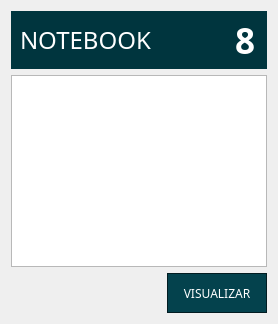
            <widget class="QWidget" name="pageNotebook">
             <layout class="QVBoxLayout" name="verticalLayout_5">
              <item>
               <widget class="QFrame" name="frame_7">
                <property name="sizePolicy">
                 <sizepolicy hsizetype="Preferred" vsizetype="Fixed">
                  <horstretch>1</horstretch>
                  <verstretch>1</verstretch>
                 </sizepolicy>
                </property>
                <property name="minimumSize">
                 <size>
                  <width>0</width>
                  <height>58</height>
                 </size>
                </property>
                <property name="maximumSize">
                 <size>
                  <width>16777215</width>
                  <height>58</height>
                 </size>
                </property>
                <property name="styleSheet">
                 <string notr="true">background-color: rgb(0, 53, 62);</string>
                </property>
                <property name="frameShape">
                 <enum>QFrame::NoFrame</enum>
                </property>
                <property name="frameShadow">
                 <enum>QFrame::Raised</enum>
                </property>
                <layout class="QHBoxLayout" name="horizontalLayout_10">
                 <property name="spacing">
                  <number>20</number>
                 </property>
                 <property name="topMargin">
                  <number>0</number>
                 </property>
                 <property name="rightMargin">
                  <number>11</number>
                 </property>
                 <property name="bottomMargin">
                  <number>0</number>
                 </property>
                 <item>
                  <widget class="QLabel" name="label_4">
                   <property name="font">
                    <font>
                     <family>Asap</family>
                     <pointsize>18</pointsize>
                    </font>
                   </property>
                   <property name="styleSheet">
                    <string notr="true">color: rgb(255, 255, 255);</string>
                   </property>
                   <property name="text">
                    <string>NOTEBOOK</string>
                   </property>
                  </widget>
                 </item>
                 <item>
                  <layout class="QVBoxLayout" name="verticalLayout_18">
                   <property name="spacing">
                    <number>0</number>
                   </property>
                   <property name="bottomMargin">
                    <number>0</number>
                   </property>
                  </layout>
                 </item>
                 <item>
                  <spacer name="horizontalSpacer_3">
                   <property name="orientation">
                    <enum>Qt::Horizontal</enum>
                   </property>
                   <property name="sizeHint" stdset="0">
                    <size>
                     <width>40</width>
                     <height>20</height>
                    </size>
                   </property>
                  </spacer>
                 </item>
                 <item>
                  <widget class="QLabel" name="labelTotalnotebook">
                   <property name="font">
                    <font>
                     <family>Segoe UI Semibold</family>
                     <pointsize>26</pointsize>
                     <weight>75</weight>
                     <bold>true</bold>
                    </font>
                   </property>
                   <property name="styleSheet">
                    <string notr="true">color: rgb(255, 255, 255);</string>
                   </property>
                   <property name="text">
                    <string>8</string>
                   </property>
                  </widget>
                 </item>
                </layout>
               </widget>
              </item>
              <item>
               <widget class="QTableWidget" name="tableWidgetNotebook"/>
              </item>
              <item>
               <layout class="QHBoxLayout" name="horizontalLayout_22">
                <item>
                 <spacer name="horizontalSpacer_6">
                  <property name="orientation">
                   <enum>Qt::Horizontal</enum>
                  </property>
                  <property name="sizeHint" stdset="0">
                   <size>
                    <width>40</width>
                    <height>20</height>
                   </size>
                  </property>
                 </spacer>
                </item>
                <item>
                 <widget class="QPushButton" name="ButtonNoteView">
                  <property name="minimumSize">
                   <size>
                    <width>100</width>
                    <height>40</height>
                   </size>
                  </property>
                  <property name="font">
                   <font>
                    <family>Asap</family>
                    <pointsize>9</pointsize>
                   </font>
                  </property>
                  <property name="styleSheet">
                   <string notr="true">QPushButton{
	background-color: rgb(4, 66, 77);
	color: rgb(255, 255, 255);
	border: 1px solid;
	border-color: rgb(2, 28, 33);
}

QPushButton:hover {
	
	background-color: rgb(5, 75, 88);
}
QPushButton:pressed {
	
	background-color: rgb(2, 38, 45);
}</string>
                  </property>
                  <property name="text">
                   <string>VISUALIZAR</string>
                  </property>
                 </widget>
                </item>
               </layout>
              </item>
             </layout>
            </widget>
